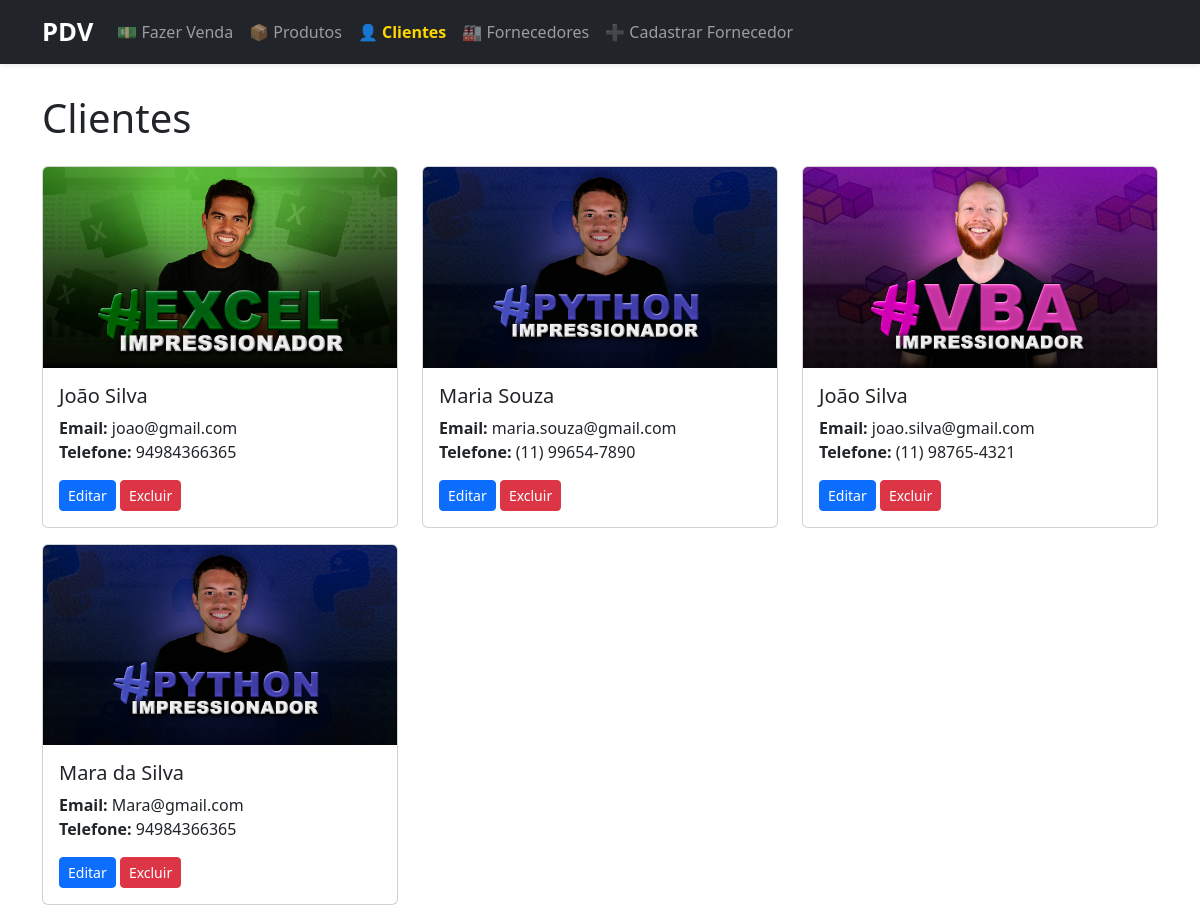
/clientes/, run on the app's committed database.
### clientes/models.py (models this page shows, shortened)
class Cliente(models.Model):
    nome = models.CharField(max_length=100)
    email = models.EmailField(unique=True)
    telefone = models.CharField(max_length=20, blank=True)
    endereco = models.TextField(blank=True)
    data_cadastro = models.DateTimeField(auto_now_add=True)
    imagem = models.ImageField(upload_to='clientes/', blank=True, null=True)

### clientes/views.py (the view)
# urls.py: path('', views.listar_clientes, name='listar_clientes'),
def listar_clientes(request):
    clientes = Cliente.objects.all()
    return render(request, 'clientes/clientes_list.html', {'clientes': clientes})

### clientes/templates/clientes/clientes_list.html (shortened to what this page needs)
{% extends 'base.html' %}
{% load static %}
{% block content %}
<h1 class="mb-4">Clientes</h1>
<div class="row">
  {% for cliente in clientes %}
    <div class="col-md-4 mb-3">
      <div class="card h-100">
        {% if cliente.imagem %}
          <img src="{{ cliente.imagem.url }}" class="card-img-top" alt="{{ cliente.nome }}">
        {% else %}
          <img src="{% static 'images/default.png' %}" class="card-img-top" alt="Sem imagem">
        {% endif %}
        <div class="card-body">
          <h5 class="card-title">{{ cliente.nome }}</h5>
          <p class="card-text">
            <strong>Email:</strong> {{ cliente.email }}<br>
            <strong>Telefone:</strong> {{ cliente.telefone }}
          </p>
          <a href="{% url 'editar_cliente' cliente.id %}" class="btn btn-primary btn-sm">Editar</a>
          <a href="{% url 'excluir_cliente' cliente.id %}" class="btn btn-danger btn-sm">Excluir</a>
        </div>
      </div>
    </div>
  {% empty %}
    <div class="col-12">
      <p class="alert alert-info">Nenhum cliente cadastrado.</p>
    </div>
  {% endfor %}
</div>
{% endblock %}

### templates/base.html (shortened to what this page needs)
<!DOCTYPE html>
<html lang="pt-br">
<head>
    <link href="https://cdn.jsdelivr.net/npm/bootstrap@5.3.2/dist/css/bootstrap.min.css" rel="stylesheet">
</head>
<body>
<nav class="navbar navbar-expand-lg navbar-dark bg-dark fixed-top shadow-sm">
  <div class="container">
    <a class="navbar-brand" href="{% url 'home' %}">PDV</a>
    <div class="collapse navbar-collapse" id="navbarNav">
      <ul class="navbar-nav me-auto mb-2 mb-lg-0">
        <li class="nav-item">
          <a class="nav-link {% if request.resolver_match.url_name == 'fazer_venda' %}active{% endif %}"
             href="{% url 'fazer_venda' %}">💵 Fazer Venda</a>
        </li>
        <li class="nav-item">
          <a class="nav-link {% if request.resolver_match.url_name == 'listar_produtos' %}active{% endif %}"
             href="{% url 'listar_produtos' %}">📦 Produtos</a>
        </li>
        <li class="nav-item">
          <a class="nav-link {% if request.resolver_match.url_name == 'listar_clientes' %}active{% endif %}"
             href="{% url 'listar_clientes' %}">👤 Clientes</a>
        </li>
        <li class="nav-item">
          <a class="nav-link {% if request.resolver_match.url_name == 'listar_fornecedores' %}active{% endif %}"
             href="{% url 'listar_fornecedores' %}">🏭 Fornecedores</a>
        </li>
        <li class="nav-item">
          <a class="nav-link {% if request.resolver_match.url_name == 'cadastrar_fornecedor' %}active{% endif %}"
             href="{% url 'cadastrar_fornecedor' %}">➕ Cadastrar Fornecedor</a>
        </li>
      </ul>
    </div>
  </div>
</nav>
<div class="container mt-4">
    {% block content %}{% endblock %}
</div>
</body>
</html>

### templates/base.html (style rules this page uses)
body { padding-top: 70px; }
.navbar-brand { font-weight: bold; font-size: 1.6rem; }
.nav-link.active { font-weight: bold; color: #FFD700 !important; }

### data on the page
Cliente: imagem (picture), nome "João Silva", email "joao@gmail.com", telefone "94984366365"
Cliente: imagem (picture), nome "Maria Souza", email "maria.souza@gmail.com", telefone "(11) 99654-7890"
Cliente: imagem (picture), nome "João Silva", email "joao.silva@gmail.com", telefone "(11) 98765-4321"
Cliente: imagem (picture), nome "Mara da Silva", email "Mara@gmail.com", telefone "94984366365"
